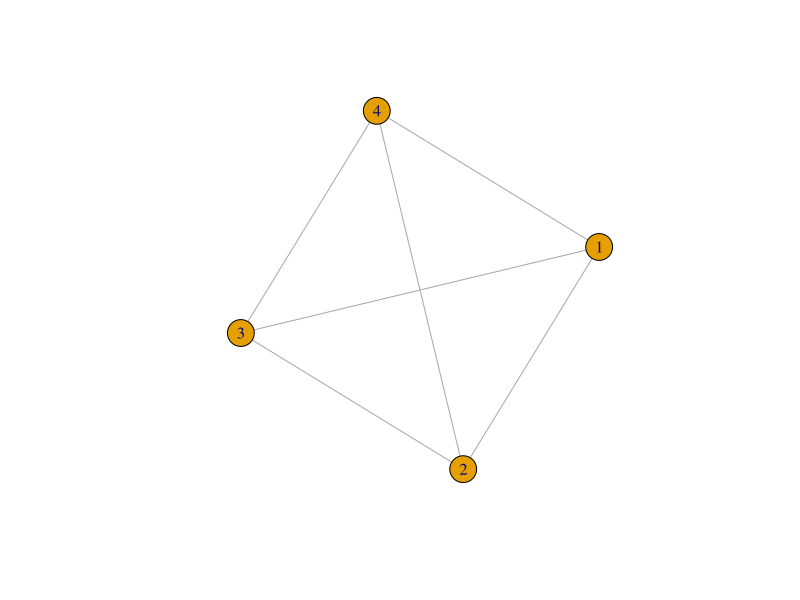
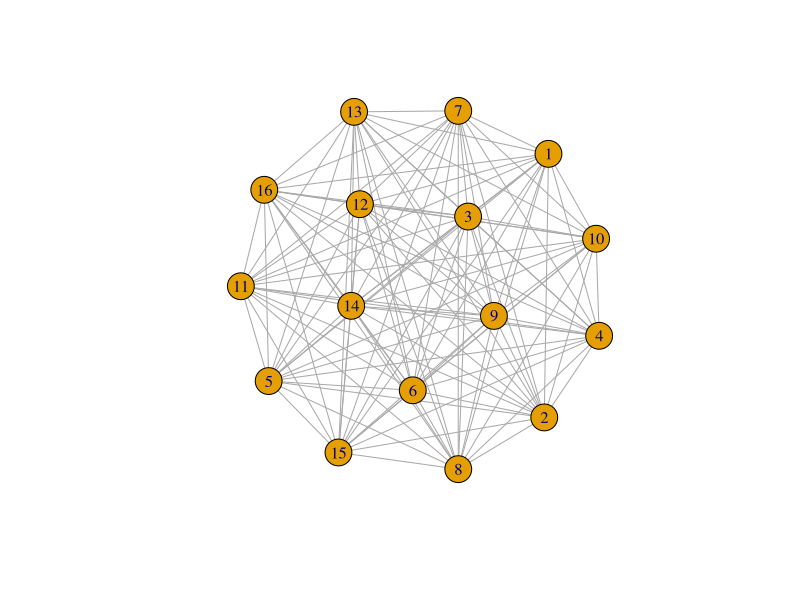
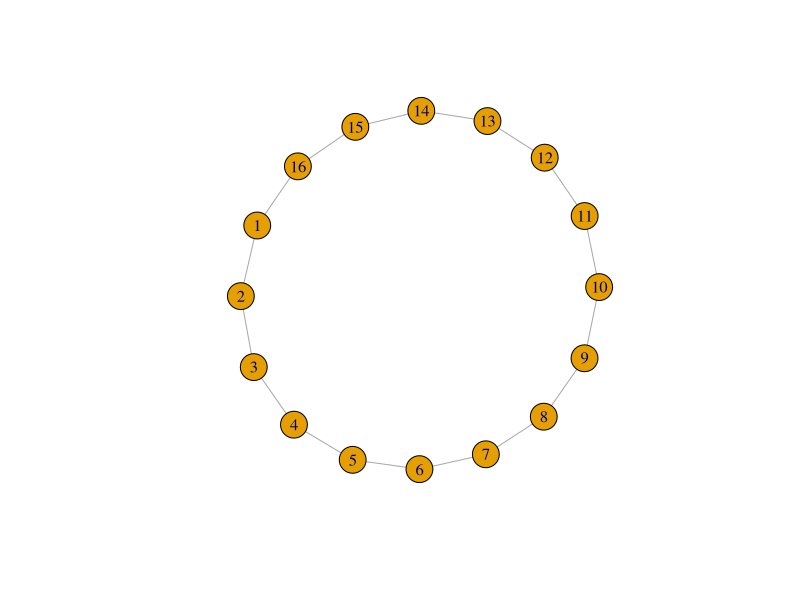
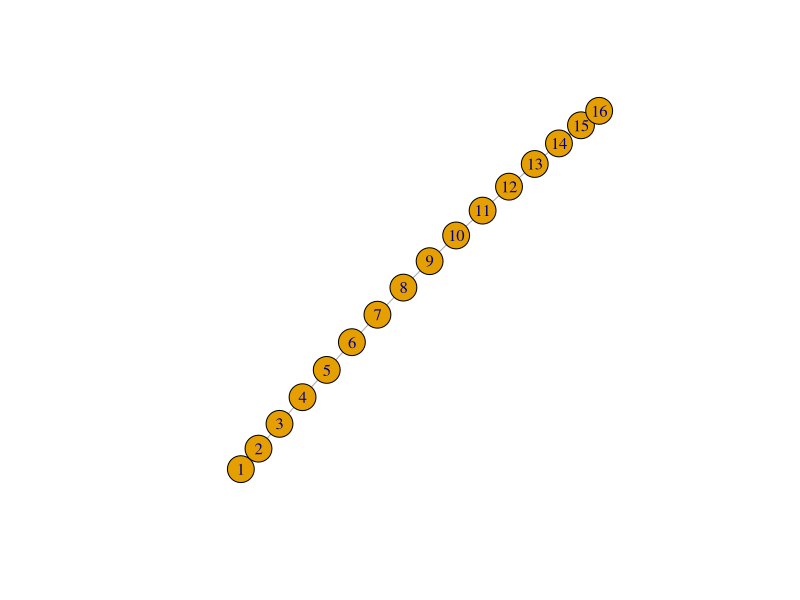
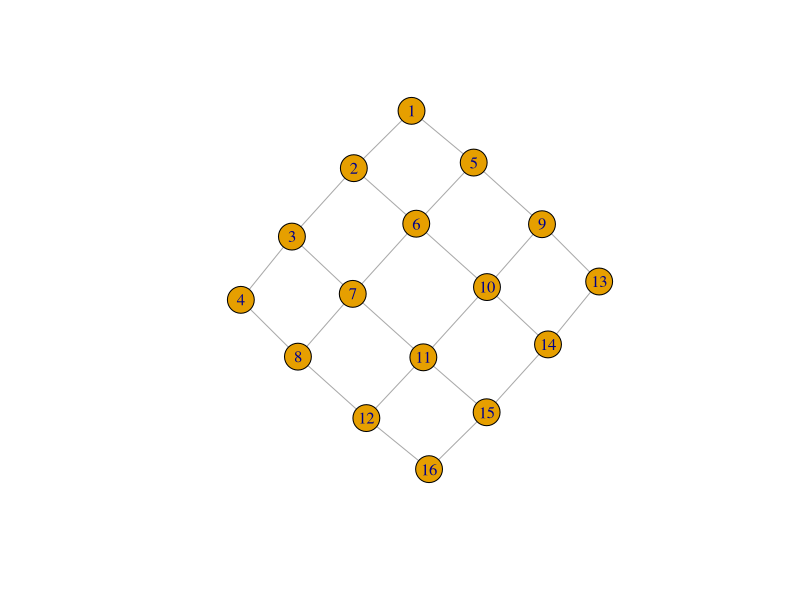
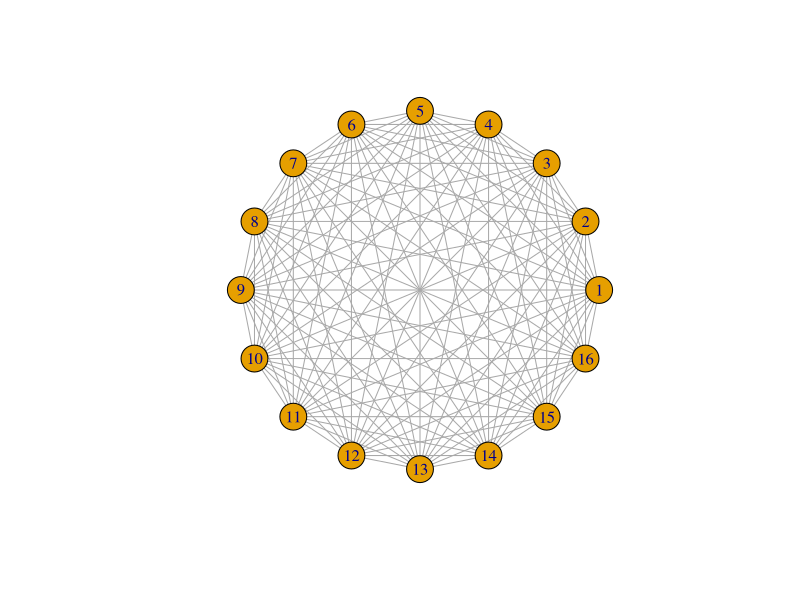
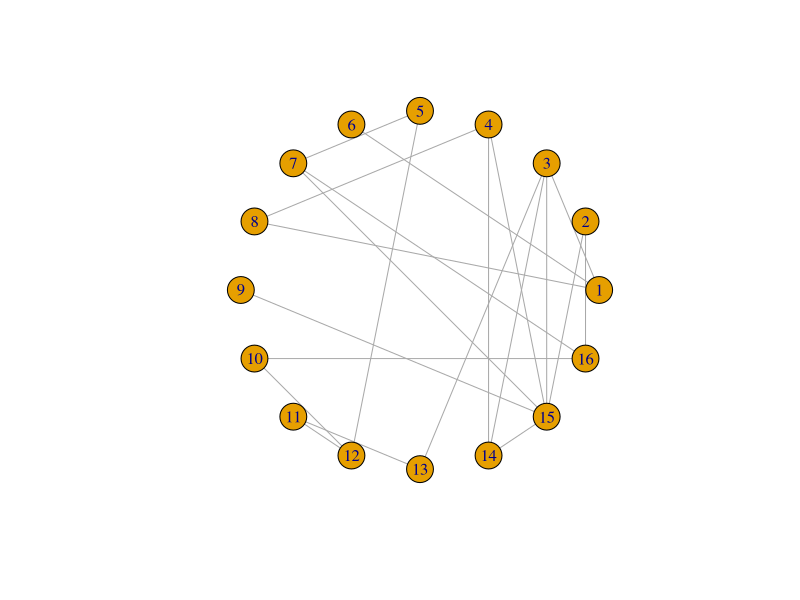
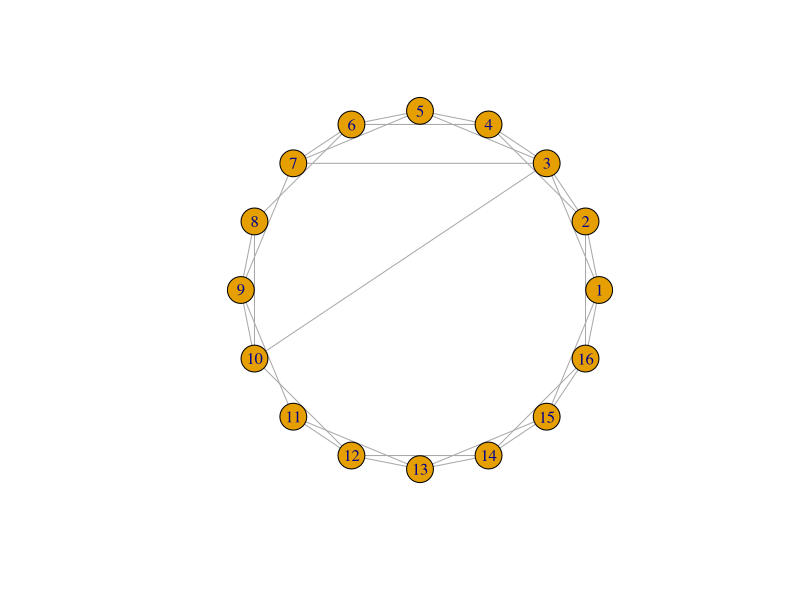

The R script that drew these images, in order:
## ---- chunk 1
library(igraph) # For network functionality
library(data.table)
library(ggplot2)
## ---- chunk 2
# Complete graph with 4 nodes
gr <- make_full_graph(4)
print(gr)
plot(gr)
## ---- chunk 3
gr <- make_full_graph(16)
plot(gr)
gr <- make_ring(16)
plot(gr)
gr <- make_ring(16, circular = FALSE)
plot(gr)
gr <- make_lattice(c(4, 4))
plot(gr)
## ---- chunk 4
plot(make_full_graph(16), layout = layout_in_circle)
plot(sample_gnp(16, 0.2), layout = layout_in_circle)
## ---- chunk 5
plot(sample_smallworld(1, 16, 2, 0.1), layout = layout_in_circle)
## ---- chunk 6
plot(sample_pa(16, directed = FALSE))
## ---- chunk 7
network <- make_lattice(c(5, 5))
print(network)
plot(network)
## ---- chunk 8
vcount(network)
ecount(network)
degree(network)
## ---- chunk 9
network$layout <- layout_on_grid(network)
print(network)
plot(network)
## ---- chunk 10
V(network)$color <- "azure"
E(network)$color <- "pink"
plot(network) # lovely
## ---- chunk 11
V(network)[[]]
E(network)[[]]
## ---- chunk 12
network
## ---- chunk 13
V(network)[12]$color <- "orange"
plot(network)

V(network)[color == "orange"]$color <- "pink"
plot(network)
## ---- chunk 14
V(network)[.nei(color == "pink")]$color <- "pink"
plot(network)
## ---- chunk 15
V(network)$label <- NA        # text label for the vertices (set to NA for no labels)
V(network)$size <- 5          # size of vertex markers
V(network)$shape <- "square"  # shape of markers
plot(network)
# See ?igraph.plotting for more.
## ---- chunk 16
network <- make_lattice(c(5, 5))
## ---- chunk 17
V(network)$state <- "S"
V(network)[1]$state <- "I"

# Pick plotting colours
colours <- c(S = "lightblue", I = "red", R = "pink")

# Print and loop through time steps
t_max <- 10
for (t in 1:t_max)
{
	# Plot network
	plot(network, 
		vertex.color = colours[V(network)$state], 
		layout = layout_on_grid,
		main = paste("t = ", t))
	
	# Pause so we can see animation
	Sys.sleep(1.0)
	
	# Find "infector" vertices
	infectors <- V(network)[state == "I"]
	
	# Infect susceptible neighbours of infectors
	V(network)[.nei(infectors) & state == "S"]$state <- "I"
	
	# Recover infectors
	V(network)[infectors]$state <- "R"
}
## ---- chunk 18
library(igraph)
library(data.table)
library(ggplot2)
## ---- chunk 19
create_network <- function(n, d, layout = layout_nicely)
{
	# Create the network by preferential attachment, 
	# passing on the parameters n and power
	network <- sample_pa(n, d, directed = FALSE)

    # Add the "state" attribute to the vertices of 
	#the network, which can be "S", "I", "R", or "V". 
	# Start out everyone as susceptible ...
    V(network)$state <- "S"
    
    # ... except make 5 random individuals infectious.
    V(network)$state[sample(vcount(network), 5, prob = degree(network))] <- "I"

    # Reorder vertices so they go in order from least to most connected. This
    # is to help with degree-targeted vaccination, and also to make the 
    # most connected vertices plot on top so they don't get hidden. 
	network <- permute(network, rank(degree(network), ties.method = "first"))
    # Set the network layout so it doesn't change every time it's plotted.
    network$layout <- layout(network)
    
    return (network)
}

## See how the parameter d to create_network changes the network structure
net <- create_network(40, 0)
plot(net)

net <- create_network(40, 1)
plot(net)

net <- create_network(40, 2)
plot(net)
## ---- chunk 20
plot_degree <- function(network)
{
	# Set up palette
	colors <- hcl.colors(5, "Zissou 1")
	
	# Classify nodes by degree
	deg <- cut(degree(network), 
		breaks = c(1, 2, 5, 10, 20, Inf),
		labels = c("1", "2-4", "5-9", "10-19", "20+"),
		include.lowest = TRUE, right = FALSE)

	# Plot network
	plot(network, 
		vertex.color = colors[deg],
		vertex.label = NA,
		vertex.size = 4)
	legend("topright", levels(deg), fill = colors, title = "Degree")
}

## Look at the degree distribution plotted for different values of d
net <- create_network(500, 1)
plot_degree(net)

net <- create_network(500, 1.5)
plot_degree(net)

net <- create_network(500, 2)
plot_degree(net)
## ---- chunk 21
plot_state <- function(network)
{
	# Set up palette
	colors <- c(S = "lightblue", I = "red", R = "darkblue", V = "white")
	
	# Plot network
	plot(network, 
		vertex.color = colors[V(network)$state], 
		vertex.label = NA,
		vertex.size = 4)
	legend("topright", names(colors), fill = colors, title = "State")
}

## Test the plot_state function
net <- create_network(500, 1)
plot_state(net)
## ---- chunk 22
network_step <- function(net, p)
{
    # Identify all susceptible neighbours of infectious individuals, 
    # who are "at risk" of infection
    at_risk <- V(net)[state == "S" & .nei(state == "I")]
    
    # Use the transmission probability to select who gets exposed from
    # among those at risk
    exposed <- at_risk[runif(length(at_risk)) < p]
    
    # All currently infectious individuals will recover
    V(net)[state == "I"]$state <- "R"
    
    # All exposed individuals become infectious
    V(net)[exposed]$state <- "I"

    return (net)
}
## ---- chunk 23
run_model <- function(net, t_max, p, animate = FALSE)
{
	# Plot network degree
    if (animate) {
    	plot_degree(net)
    	mtext("Network created")
    	Sys.sleep(2.0)
    }

	# Set up results
    dt <- list()

    # Iterate over each time step
    for (t in 0:t_max)
    {
    	# Store results
        dt[[length(dt) + 1]] <- data.table(
    		S = sum(V(net)$state == "S"),
    		I = sum(V(net)$state == "I"),
    		R = sum(V(net)$state == "R"),
    		V = sum(V(net)$state == "V")
    	)

        # Plot current state
        if (animate) {
        	Sys.sleep(0.5)
        	plot_state(net)
        	mtext(paste0("t = ", t))
        }
        
        # Stop early if no infectious individuals are left
        if (!any(V(net)$state == "I")) {
        	break;
        }

        # Run one step of the network model
        net <- network_step(net, p)
    }
    
    # Return results, including empirical calculation of Rt
    results <- rbindlist(dt, idcol = "t")
    results$Rt <- results$I / shift(results$I, 1) # new infections per new infection last time step
    return (results)
}
## ---- chunk 24
net <- create_network(500, 1)
run_model(net, 100, 0.8, TRUE)
## ---- chunk 25
vaccinate_network <- function(network, v, k)
{
	# Count total population (n) and number to vaccinate (nv)
	n <- vcount(network)
	nv <- rbinom(1, n, v)

	# If k > 0, vaccinate the nv most-connected individuals; if k <= 0, 
	# vaccinate the nv least-connected individuals.
	if (k > 0) {
		target <- (n - nv + 1):n
	} else {
		target <- 1:nv
	}
	V(network)[target]$state <- "V"
	
	# Now randomly shuffle the state of a fraction 1 - abs(k) of individuals.
	shuffle <- which(rbinom(n, 1, 1 - abs(k)) == 1)
	V(network)[shuffle]$state <- sample(V(network)[shuffle]$state)

	return (network)
}
## ---- chunk 26
run_scenario <- function(params, nsim, nanim = 1)
{
	results <- list()
	
	for (sim in 1:nsim)
	{
		net <- create_network(params$n, params$d)
		net <- vaccinate_network(net, params$v, params$k)

		results[[sim]] <- run_model(net, params$t_max, params$p, animate = sim <= nanim)
		
		cat(".")
	}
	cat("\n");
	
	results <- rbindlist(results, idcol = "run")
	return (results)
}
## ---- chunk 27
params <- list(
	n = 500,
	d = 0,
	p = 0.8,
	v = 0.3,
	k = -0.5,
	t_max = 100
)

# Do a test run!
x <- run_scenario(params, nsim = 50)
ggplot(x) +
	geom_line(aes(x = t, y = R, group = run))
